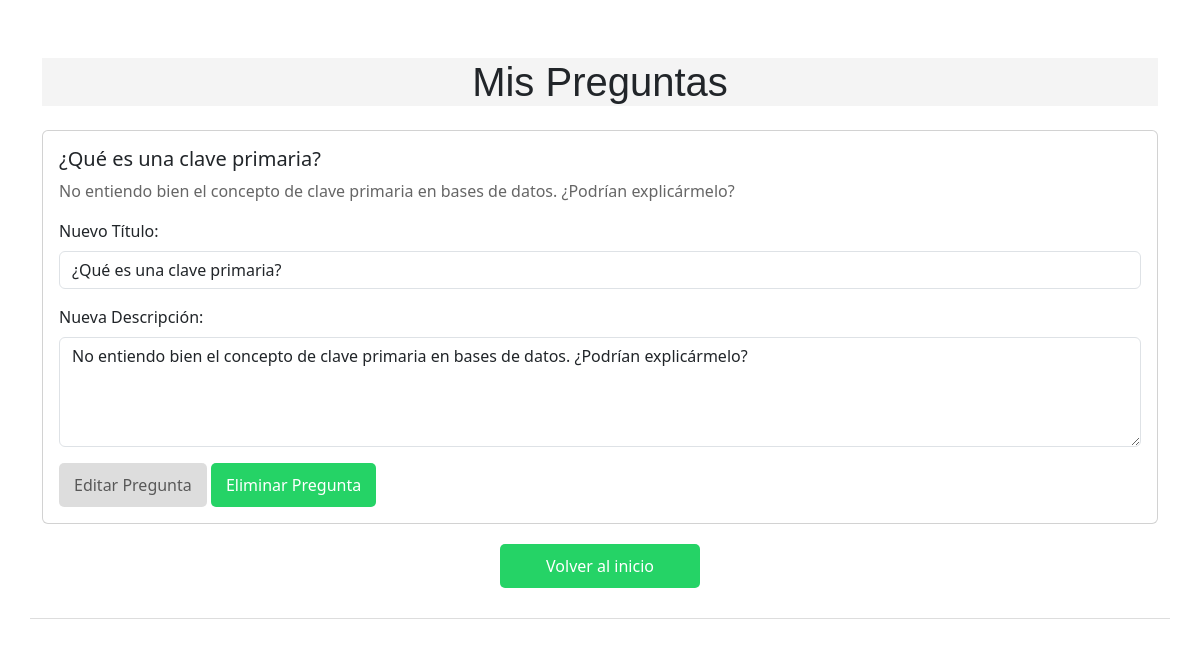
The page /Paginas/mis_preguntas.php (signed in) on the database its author committed.
### tables this page shows
CREATE TABLE preguntas (
    id INT AUTO_INCREMENT PRIMARY KEY,
    titulo VARCHAR(255) NOT NULL,
    descripcion TEXT NOT NULL,
    usuario_id INT NOT NULL,
    fecha_publicacion TIMESTAMP DEFAULT CURRENT_TIMESTAMP,
    FOREIGN KEY (usuario_id) REFERENCES usuarios(id)
);

### Paginas/mis_preguntas.php (the view, shortened to what this page needs)
<?php
include('../BDD/conexion.php');
$usuario_id = $_SESSION['usuario_id'];
try {
    $sql = "SELECT p.id, p.titulo, p.descripcion FROM preguntas p WHERE p.usuario_id = :usuario_id";
    $stmt = $conexion->prepare($sql);
    $stmt->bindParam(':usuario_id', $usuario_id, PDO::PARAM_INT);
    $stmt->execute();
    $preguntas = $stmt->fetchAll(PDO::FETCH_ASSOC);
} catch (PDOException $e) {
    echo "Error al obtener preguntas: " . $e->getMessage();
}
?>
<!DOCTYPE html>
<html lang="es">
<head>
    <link rel="stylesheet" href="../Styles/estilos.css">
    <link rel="stylesheet" href="../Styles/styles.css">
    <link href="https://cdn.jsdelivr.net/npm/bootstrap@5.3.2/dist/css/bootstrap.min.css" rel="stylesheet">
</head>
<body>
    <div class="container my-5 pregunta">
        <h1 class="text-center mb-4">Mis Preguntas</h1>
        <?php if (count($preguntas) > 0): ?>
            <?php foreach ($preguntas as $pregunta): ?>
                <div class="card mb-3">
                    <div class="card-body">
                        <h5 class="card-title"><?php echo htmlspecialchars($pregunta['titulo']); ?></h5>
                        <p class="card-text"><?php echo htmlspecialchars($pregunta['descripcion']); ?></p>
                        <form method="POST" action="mis_preguntas.php" oninput="validarFormulario(this)">
                            <div class="mb-3">
                                <label for="titulo" class="form-label">Nuevo Título:</label>
                                <input type="text" name="titulo" class="form-control" value="<?php echo htmlspecialchars($pregunta['titulo']); ?>">
                            </div>
                            <div class="mb-3">
                                <label for="descripcion" class="form-label">Nueva Descripción:</label>
                                <textarea name="descripcion" class="form-control" rows="4" maxlength="500"><?php echo htmlspecialchars($pregunta['descripcion']); ?></textarea>
                            </div>
                            <button type="submit" name="editar_pregunta" class="btn btn-warning" disabled>Editar Pregunta</button>
                            <button type="button" class="btn btn-danger" data-bs-toggle="modal" data-bs-target="#confirmModal-<?php echo $pregunta['id']; ?>">Eliminar Pregunta</button>
                        </form>
                    </div>
                </div>
            <?php endforeach; ?>
        <?php else: ?>
            <p class="text-center">No tienes preguntas publicadas aún.</p>
        <?php endif; ?>
        <a href="../index.php" class="btn-form-pregunta" style="width: 200px;">Volver al inicio</a>
    </div>
</body>
</html>

### styles/styles.css (style rules this page uses)
body { font-family: Arial, sans-serif; background-color: #f4f4f4; margin: 0; padding: 0; }
h1 { color: #333; text-align: center; margin: 20px 0; }
.text-center { font-family: Arial, sans-serif; background-color: #f4f4f4; margin: 0; padding: 0; text-align: center; }
.pregunta { border-bottom: 1px solid #ddd; padding: 10px 10px; }
.pregunta p { color: #666; }
.pregunta button { background-color: #25D366; color: white; border: none; border-radius: 5px; padding: 10px 15px; cursor: pointer; transition: background-color 0.3s; }
.btn-form-pregunta { margin: 20px auto; width: 150px; padding: 10px 15px; font-size: 16px; border: none; border-radius: 5px; background-color: #25D366; color: white; cursor: pointer; transition: background-color 0.3s; text-decoration: none; text-align: center; display: block; }
button:disabled { background-color: #ccc !important; cursor: not-allowed; opacity: 0.6; }

### rows shown on the page
preguntas: titulo "¿Qué es una clave primaria?", descripcion "No entiendo bien el concepto de clave primaria en bases de datos. ¿Podrían explicármelo?"
